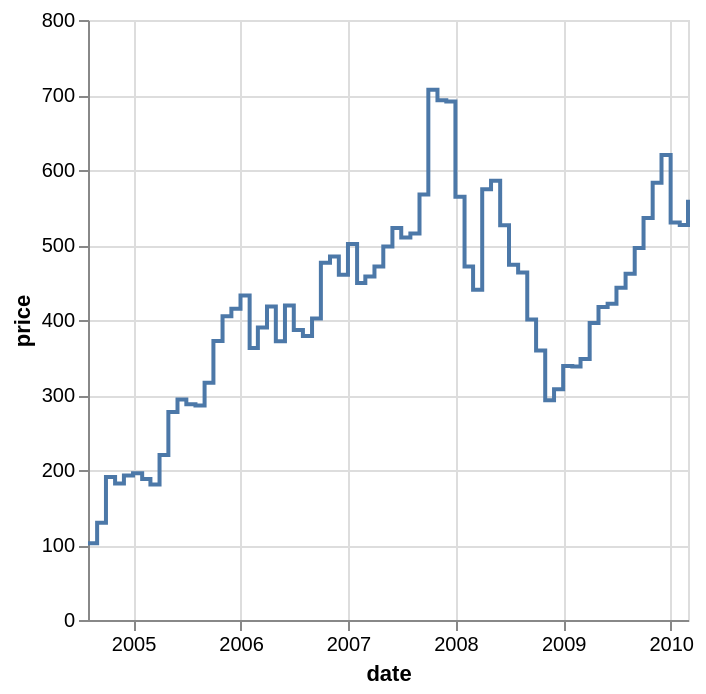

The Vega-Lite source for this figure:
### Vega-Lite specification from a JSON file in a GitHub repository (floating-point values rounded to 4 significant figures; data arrays with more than 128 entries replaced by an {"elided": "..."} marker saying what was removed)
{"$schema": "https://vega.github.io/schema/vega-lite/v4.json", "description": "Google's stock price over time.", "data": {"values": {"elided": "560 records"}}, "transform": [{"filter": "datum.symbol==='GOOG'"}], "mark": {"type": "line", "interpolate": "step-after"}, "encoding": {"x": {"field": "date", "type": "temporal"}, "y": {"field": "price", "type": "quantitative"}}}
